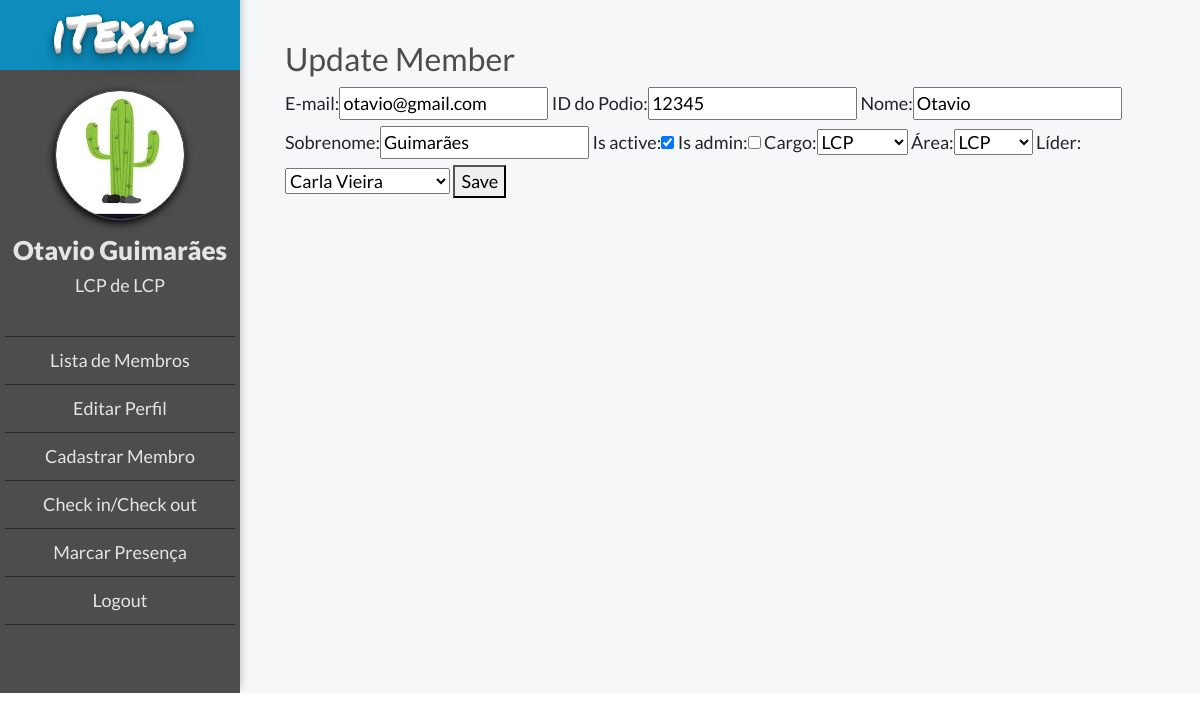
/members/edit/12345 (signed in), run on an earlier commit of the app's database.
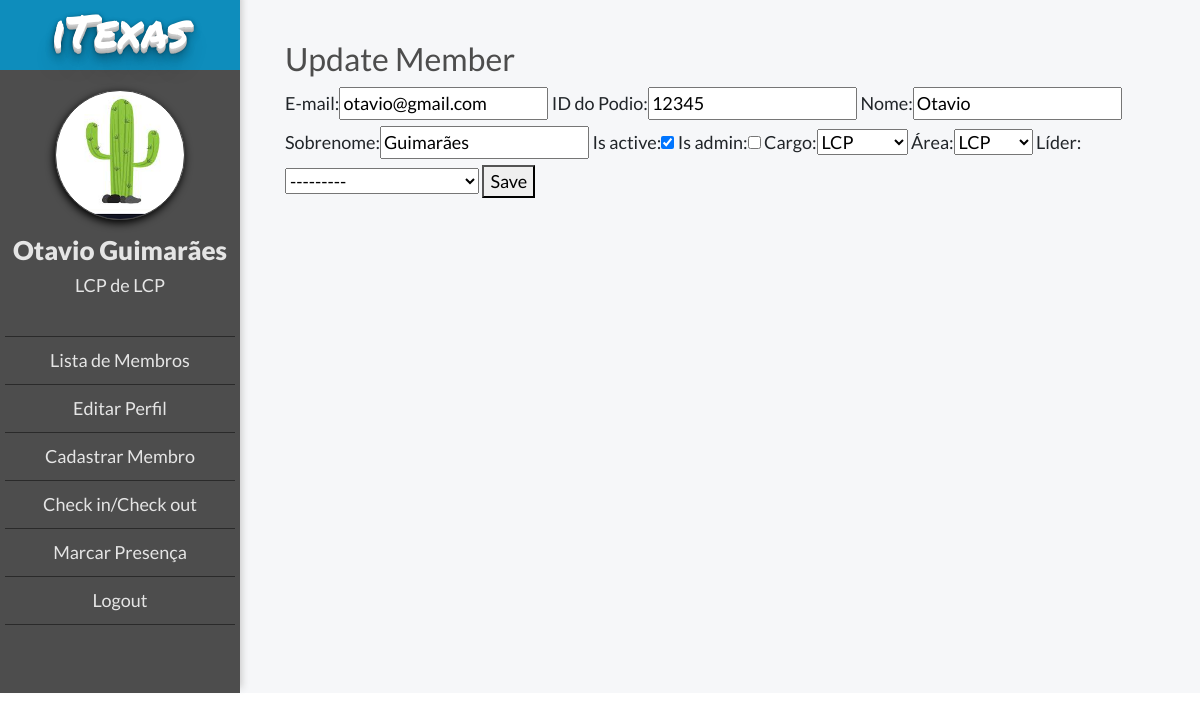
And on a later commit of the database.
### members/models.py (models this page shows, shortened)
class MyUser(AbstractBaseUser):
    POST = (('1,', 'LCP'), ('2', 'LCVP'), ('3', 'TLB'), ('4', 'Membro'))
    DEPARTMENT = (
    ('1', 'LCP'), ('2', 'PM'), ('3', 'F&L'), ('4', 'B2C'), ('5', 'B2B'), ('6', 'OGE'), ('7', 'OGT'), ('8', 'OGV'),
    ('9', 'IGE'), ('10', 'IGT'),)
    email = models.EmailField(verbose_name='E-mail', max_length=255, unique=True)
    podio_code = models.CharField(max_length=10, verbose_name='ID do Podio', unique=True)
    first_name = models.CharField(max_length=20, verbose_name='Nome')
    last_name = models.CharField(max_length=20, verbose_name='Sobrenome')
    is_active = models.BooleanField(default=True)
    is_admin = models.BooleanField(default=False)
    post = models.CharField(max_length=2, choices=POST, blank=True, null=True, verbose_name='Cargo')
    department = models.CharField(max_length=2, choices=DEPARTMENT, blank=True, null=True, verbose_name='Área')
    leader = models.ForeignKey("MyUser", blank=True, null=True, on_delete=models.SET_NULL, verbose_name='Líder')
    is_working = models.BooleanField(default=False)
    objects = MyUserManager()
    USERNAME_FIELD = 'podio_code'
    REQUIRED_FIELDS = ['email', 'first_name']
    def __str__(self):
        return '{} {}'.format(self.first_name, self.last_name)

### members/views.py (the view)
# urls.py: path('edit/<int:podio_code>', views.member_update, name='member_edit'),
@login_required
def member_update(request, podio_code):
    user = MyUser.objects.get(podio_code=podio_code)
    form = UserFormEdit(request.POST or None, instance=user)
    if form.is_valid():
        form.save()
        return redirect('member_list')
    return render(request, 'members/member_update.html', {'form': form, 'user': user, 'request_user': request.user})

### members/forms.py
class UserFormEdit(forms.ModelForm):
    class Meta:
        model = MyUser
        exclude = ('password', 'last_login', 'is_working')

### templates/members/member_update.html (shortened to what this page needs)
{% extends "base.html" %}
{% if user.is_authenticated %}
    {% block body_block %}
        <h1 class="title">Update Member</h1>
        <form method="POST">
            {{ form }}
            <button type="submit">Save</button>
        </form>
    {% endblock %}
{% else %}
    <h2>Logar</h2>
{% endif %}

### templates/base.html (shortened to what this page needs)
{% load static %}
<!DOCTYPE html>
<html lang="en">
<head>
    <link rel="stylesheet" href="{% static 'css/style.css' %}">
    <link rel="stylesheet" href="https://stackpath.bootstrapcdn.com/bootstrap/4.3.1/css/bootstrap.min.css"
>
    <link rel="stylesheet" href="https://maxcdn.bootstrapcdn.com/font-awesome/4.5.0/css/font-awesome.min.css">
</head>
<body>
{% if user.is_authenticated %}
    <div class="ogr-container">
    <div class="page-body">
    <div class="lateral-menu">
        <div class="logo-area">
            <h2 class="logo-mobile">iTexas</h2>
        </div>
        <div class="menu-area">
            <div class="profile-picture"></div>
            <div class="member-infos">
                <h2 class="member-name">{{ request_user.first_name }} {{ request_user.last_name }}</h2>
                <h3 class="member-area">{{ request_user.get_post_display }} de {{ request_user.get_department_display }}</h3>
            </div>
            <ul class="function-list">
                <li><a href="{% url 'member_list' %}" class="button">Lista de Membros</a></li>
                <li><a href="{% url 'member_edit' user.podio_code %}" class="button">Editar Perfil</a></li>
                <li><a href="{% url 'register' %}" class="button">Cadastrar Membro</a></li>
                <li><a href="{% url 'check' %}" class="button">Check in/Check out</a></li>
                <li><a href="" class="button">Marcar Presença</a></li>
                {% if user.is_authenticated %}
                    <li><a href="{% url 'user_logout' %}">Logout</a></li>
                {% else %}
                    <li><a class="navbar-link" href="{% url 'user_login' %}">Login</a></li>
                {% endif %}
            </ul>
        </div>
    </div>
    <div class="body-content">
        <div class="body-container">
            {% block body_block %}
            {% endblock %}
        </div>
    </div>
{% endif %}
</div>
</body>
</html>

What changed in the data, as far as the page shows it:
changed MyUser "Otavio": leader "Carla Vieira" → "---------"
